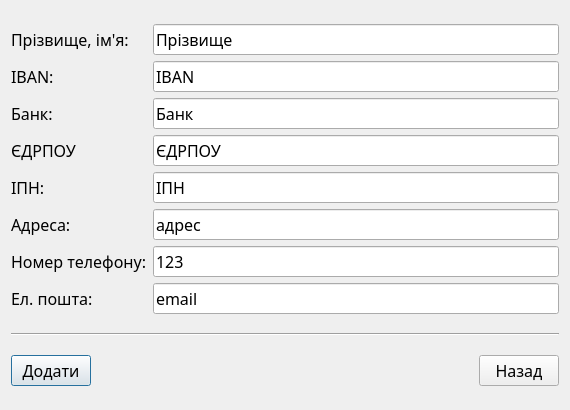
<?xml version="1.0" encoding="UTF-8"?>
<ui version="4.0">
 <class>New_customer</class>
 <widget class="QDialog" name="New_customer">
  <property name="geometry">
   <rect>
    <x>0</x>
    <y>0</y>
    <width>570</width>
    <height>410</height>
   </rect>
  </property>
  <property name="windowTitle">
   <string>Dialog</string>
  </property>
  <layout class="QVBoxLayout" name="verticalLayout_7">
   <item>
    <layout class="QHBoxLayout" name="horizontalLayout_5">
     <item>
      <layout class="QVBoxLayout" name="verticalLayout_5">
       <item>
        <widget class="QLabel" name="label_11">
         <property name="font">
          <font>
           <family>Alef</family>
           <pointsize>12</pointsize>
          </font>
         </property>
         <property name="text">
          <string>Прізвище, ім'я:</string>
         </property>
        </widget>
       </item>
       <item>
        <widget class="QLabel" name="label_15">
         <property name="font">
          <font>
           <family>Alef</family>
           <pointsize>12</pointsize>
          </font>
         </property>
         <property name="text">
          <string>IBAN:</string>
         </property>
        </widget>
       </item>
       <item>
        <widget class="QLabel" name="label_16">
         <property name="font">
          <font>
           <family>Alef</family>
           <pointsize>12</pointsize>
          </font>
         </property>
         <property name="text">
          <string>Банк:</string>
         </property>
        </widget>
       </item>
       <item>
        <widget class="QLabel" name="label_17">
         <property name="font">
          <font>
           <family>Alef</family>
           <pointsize>12</pointsize>
          </font>
         </property>
         <property name="text">
          <string>ЄДРПОУ</string>
         </property>
        </widget>
       </item>
       <item>
        <widget class="QLabel" name="label_13">
         <property name="font">
          <font>
           <family>Alef</family>
           <pointsize>12</pointsize>
          </font>
         </property>
         <property name="text">
          <string>ІПН:</string>
         </property>
        </widget>
       </item>
       <item>
        <widget class="QLabel" name="label_18">
         <property name="font">
          <font>
           <family>Alef</family>
           <pointsize>12</pointsize>
          </font>
         </property>
         <property name="text">
          <string>Адреса:</string>
         </property>
        </widget>
       </item>
       <item>
        <widget class="QLabel" name="label_14">
         <property name="font">
          <font>
           <family>Alef</family>
           <pointsize>12</pointsize>
          </font>
         </property>
         <property name="text">
          <string>Номер телефону:</string>
         </property>
        </widget>
       </item>
       <item>
        <widget class="QLabel" name="label_12">
         <property name="font">
          <font>
           <family>Alef</family>
           <pointsize>12</pointsize>
          </font>
         </property>
         <property name="text">
          <string>Ел. пошта:</string>
         </property>
        </widget>
       </item>
      </layout>
     </item>
     <item>
      <layout class="QVBoxLayout" name="verticalLayout_6">
       <item>
        <widget class="QLineEdit" name="line_name_3">
         <property name="font">
          <font>
           <family>Alef</family>
           <pointsize>12</pointsize>
          </font>
         </property>
         <property name="text">
          <string>Прізвище</string>
         </property>
        </widget>
       </item>
       <item>
        <widget class="QLineEdit" name="line_iban">
         <property name="font">
          <font>
           <family>Alef</family>
           <pointsize>12</pointsize>
          </font>
         </property>
         <property name="text">
          <string>IBAN</string>
         </property>
        </widget>
       </item>
       <item>
        <widget class="QLineEdit" name="line_bank">
         <property name="font">
          <font>
           <family>Alef</family>
           <pointsize>12</pointsize>
          </font>
         </property>
         <property name="text">
          <string>Банк</string>
         </property>
        </widget>
       </item>
       <item>
        <widget class="QLineEdit" name="line_edrpoy">
         <property name="font">
          <font>
           <family>Alef</family>
           <pointsize>12</pointsize>
          </font>
         </property>
         <property name="text">
          <string>ЄДРПОУ</string>
         </property>
        </widget>
       </item>
       <item>
        <widget class="QLineEdit" name="line_ipn_3">
         <property name="font">
          <font>
           <family>Alef</family>
           <pointsize>12</pointsize>
          </font>
         </property>
         <property name="text">
          <string>ІПН</string>
         </property>
        </widget>
       </item>
       <item>
        <widget class="QLineEdit" name="line_address">
         <property name="font">
          <font>
           <family>Alef</family>
           <pointsize>12</pointsize>
          </font>
         </property>
         <property name="text">
          <string>адрес</string>
         </property>
        </widget>
       </item>
       <item>
        <widget class="QLineEdit" name="line_number_3">
         <property name="font">
          <font>
           <family>Alef</family>
           <pointsize>12</pointsize>
          </font>
         </property>
         <property name="text">
          <string>123</string>
         </property>
        </widget>
       </item>
       <item>
        <widget class="QLineEdit" name="line_email_3">
         <property name="font">
          <font>
           <family>Alef</family>
           <pointsize>12</pointsize>
          </font>
         </property>
         <property name="text">
          <string>email</string>
         </property>
        </widget>
       </item>
      </layout>
     </item>
    </layout>
   </item>
   <item>
    <widget class="Line" name="line">
     <property name="orientation">
      <enum>Qt::Horizontal</enum>
     </property>
    </widget>
   </item>
   <item>
    <layout class="QHBoxLayout" name="horizontalLayout_6">
     <item>
      <widget class="QPushButton" name="btn_add">
       <property name="font">
        <font>
         <family>Alef</family>
         <pointsize>12</pointsize>
        </font>
       </property>
       <property name="text">
        <string>Додати</string>
       </property>
      </widget>
     </item>
     <item>
      <spacer name="horizontalSpacer_3">
       <property name="orientation">
        <enum>Qt::Horizontal</enum>
       </property>
       <property name="sizeHint" stdset="0">
        <size>
         <width>40</width>
         <height>20</height>
        </size>
       </property>
      </spacer>
     </item>
     <item>
      <widget class="QPushButton" name="btn_reject_3">
       <property name="font">
        <font>
         <family>Alef</family>
         <pointsize>12</pointsize>
        </font>
       </property>
       <property name="text">
        <string>Назад</string>
       </property>
      </widget>
     </item>
    </layout>
   </item>
  </layout>
 </widget>
 <resources/>
 <connections>
  <connection>
   <sender>btn_reject_3</sender>
   <signal>clicked()</signal>
   <receiver>New_customer</receiver>
   <slot>reject()</slot>
   <hints>
    <hint type="sourcelabel">
     <x>407</x>
     <y>429</y>
    </hint>
    <hint type="destinationlabel">
     <x>517</x>
     <y>426</y>
    </hint>
   </hints>
  </connection>
 </connections>
</ui>
